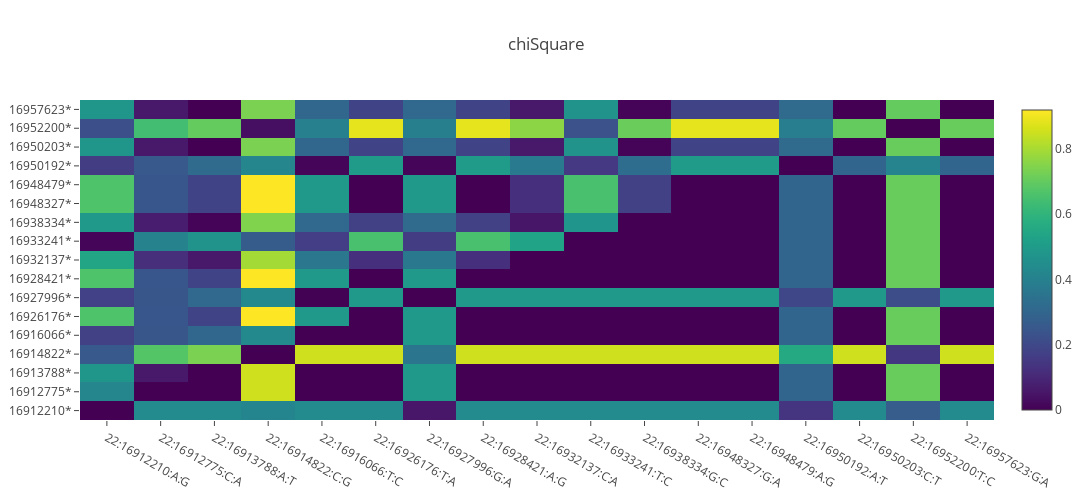

Here is the notebook cell this chart was saved with:
### Markdown cell above
## ChiSquare vs Fisher

### Code cell
import numpy as np
import plotly.graph_objs as go
import plotly.offline as py
from plotly.offline import get_plotlyjs, init_notebook_mode

init_notebook_mode(connected=True)

SLCdf = df.filter(array_contains(genes("annotation"), "SLC9B1P4"))

pandasFisher = oskar.fisher(SLCdf, "hgvauser@platinum:illumina_platinum", "KK").select("id", col("Fisher p-value").alias("fisher")).toPandas()
pandasChiSquare = oskar.chiSquare(SLCdf, "hgvauser@platinum:illumina_platinum", "KK").select("id", col("ChiSquare p-value").alias("chiSquare")).toPandas()

labels=pandasFisher["id"].tolist()
labelsPosition=[i.split(':', 3)[1] + "*" for i in labels]

# dim = len(labels)
# X = np.zeros((dim, dim))
# for i in range(dim):
#     for j in range(dim):
#         X[j, i] = np.absolute(pandasChiSquare["chiSquare"][i] - pandasChiSquare["chiSquare"][j])

dim = len(labels)
X = np.zeros((dim, dim))
for i in range(dim):
    for j in range(i, dim):
        X[i, j] = np.absolute(pandasFisher["fisher"][i] - pandasFisher["fisher"][j])
for i in range(dim):
    for j in range(i, dim):
        X[j, i] = np.absolute(pandasChiSquare["chiSquare"][i] - pandasChiSquare["chiSquare"][j])

trace = go.Heatmap(x=labels, y=labelsPosition, z=X, colorscale='Viridis')
fig = go.Figure(data=[trace])
fig['layout'].update({'width':1440, 'height':500, 'title':'chiSquare'})
py.iplot(fig, filename='annotated_heatmap_color')

### Figure 1 — Plotly figure (JSON) as saved in the notebook; plotly's stock layout.template omitted (floating-point values rounded to 4 significant figures; data arrays with more than 128 entries replaced by an {"elided": "..."} marker saying what was removed)
{"data": [{"colorscale": "Viridis", "type": "heatmap", "uid": "ee5b040f-7d1e-4ac2-8f11-e4e120005b3b", "x": ["22:16912210:A:G", "22:16912775:C:A", "22:16913788:A:T", "22:16914822:C:G", "22:16916066:T:C", "22:16926176:T:A", "22:16927996:G:A", "22:16928421:A:G", "22:16932137:C:A", "22:16933241:T:C", "22:16938334:G:C", "22:16948327:G:A", "22:16948479:A:G", "22:16950192:A:T", "22:16950203:C:T", "22:16950203:C:T", "22:16952200:T:C", "22:16957623:G:A"], "y": ["16912210*", "16912775*", "16913788*", "16914822*", "16916066*", "16926176*", "16927996*", "16928421*", "16932137*", "16933241*", "16938334*", "16948327*", "16948479*", "16950192*", "16950203*", "16950203*", "16952200*", "16957623*"], "z": {"elided": "18x18 float values"}, "zauto": true, "zmax": 0.9185, "zmin": 0}], "layout": {"height": 500, "title": "chiSquare", "width": 1440, "xaxis": {"autorange": true, "range": [-0.5, 17.5], "type": "category"}, "yaxis": {"autorange": true, "range": [-0.5, 17.5], "type": "category"}}}
